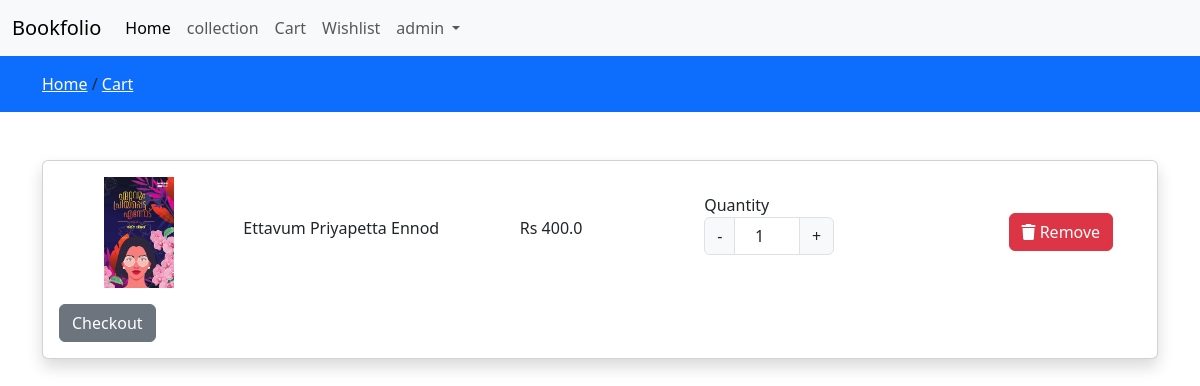
The app's page /cart (signed in) with its own data.
### store/models.py (models this page shows, shortened)
class Cart(models.Model):
    user=models.ForeignKey(User,on_delete=models.CASCADE)
    product=models.ForeignKey(Product,on_delete=models.CASCADE)
    product_qty=models.IntegerField(null=False,blank=False)
    created_at=models.DateTimeField(auto_now_add=True)

class Product(models.Model):
    category = models.ForeignKey(Category, on_delete=models.CASCADE)
    slug = models.CharField(max_length=50, null=False, blank=False)
    name = models.CharField(max_length=50, null=False, blank=False)
    product_image = models.ImageField(upload_to=get_file_path, null=False, blank=False)
    small_description=models.CharField(max_length=150,null=False,blank=False)
    quantity=models.IntegerField(null=False,blank=False)
    description = models.TextField(max_length=150, null=False, blank=False,default="no Available")
    original_price=models.FloatField(null=False,blank=False)
    selling_price=models.FloatField(null=False,blank=False)
    status=models.BooleanField(default=False,help_text="0=default,1=Hidden")
    trending=models.BooleanField(default=False,help_text="0=default,1=Trending")
    tag=models.CharField(max_length=100,null=False,blank=False)
    meta_title = models.CharField(max_length=100, null=False, blank=False)
    meta_keyword = models.CharField(max_length=100, null=False, blank=False)
    meta_description = models.TextField(max_length=50, null=False, blank=False)
    created_at = models.DateTimeField(auto_now_add=True)

### store/controller/cart.py (the view)
# urls.py: path('cart',cart.viewcart,name='cart'),
@login_required(login_url="loginpage")
def viewcart(request):
    if request.user.is_authenticated:
        user=request.user
        cart=Cart.objects.filter(user=user)
        context={"cart":cart}
        return render(request,"store/cart.html",context)
    else:
        return redirect('loginpage')

### store/templates/store/cart.html (shortened to what this page needs)
{% extends 'store/layouts/main.html' %}
{% block content %}
<div class="py-3 bg-primary">
    <div class="container">
        <a class="text-white" href="{% url 'home' %}">Home</a> /
        <a class="text-white" href="{% url 'cart' %}">Cart</a>
    </div>
</div>
<div class="py-5">
    <div class="container">
        <div class="row">
            <div class="col-md-12">
                <div class="card shadow">
                    <div class="card-body cartdata">
                        {% if cart %}
                        {% for item in cart %}
                        <div class="row align-items-center product_data mb-3">
                            <div class="col-md-2 text-center">
                                <img src="{{ item.product.product_image.url }}" height="70px" width="70px" alt="image here" class="img-fluid">
                            </div>
                            <div class="col-md-3">
                                <h6>{{ item.product.name }}</h6>
                            </div>
                            <div class="col-md-2">
                                <h6>Rs {{ item.product.selling_price }}</h6>
                            </div>
                            <div class="col-md-3">
                                {% if item.product.quantity >= item.product_qty %}
                                <label for="Quantity">Quantity</label>
                                <div class="input-group text-center mb-3" style="width:130px;">
                                    <button class="input-group-text update-cart-btn decrement-btn">-</button>
                                    <input type="number" name="quantity" class="form-control qty-input text-center" value="{{ item.product_qty }}" min="1" max="{{ item.product.quantity }}">
                                    <button class="input-group-text update-cart-btn increment-btn">+</button>
                                </div>
                                {% else %}
                                <h6>Out of stock</h6>
                                {% endif %}
                            </div>
                            <div class="col-md-2 text-center">
                                <button class="btn btn-danger delete-cart-item">
                                    <i class="fa fa-trash"></i> Remove
                                </button>
                            </div>
                        </div>
                        {% endfor %}
                        <a href="{% url 'checkout' %}" class="btn btn-secondary">Checkout</a>
                        {% else %}
                        <h4>Your cart is Empty!</h4>
                        {% endif %}
                    </div>
                </div>
            </div>
        </div>
    </div>
</div>
{% endblock %}

### store/templates/store/inc/navbar.html (shortened to what this page needs)
<nav class="navbar navbar-expand-lg bg-body-tertiary">
  <div class="container-fluid">
    <a class="navbar-brand" href="#">Bookfolio</a>
    <div class="collapse navbar-collapse" id="navbarSupportedContent">
      <ul class="navbar-nav me-auto mb-2 mb-lg-0">
        <li class="nav-item">
          <a class="nav-link active" aria-current="page" href="{% url 'home' %}">Home</a>
        </li>
        <li class="nav-item">
          <a class="nav-link" href="{% url 'collection' %}">collection</a>
        </li>
        <li class="nav-item">
          <a class="nav-link" href="{% url 'cart' %}">Cart</a>
        </li>
        <li class="nav-item">
          <a class="nav-link" href="{% url 'wishlist' %}">Wishlist</a>
        </li>
        {% if request.user.is_authenticated %}
        <li class="nav-item dropdown">
          <a class="nav-link dropdown-toggle" href="#" role="button" data-bs-toggle="dropdown" aria-expanded="false">
            {{request.user}}
          </a>
        </li>
          {% endif %}
      </ul>
    </div>
  </div>
</nav>

### records on screen
Cart: product.product_image (picture), product.name "Ettavum Priyapetta Ennod", product.selling_price "400.0", quantity "1"

### other values on screen
{{ request.user }} "admin"
